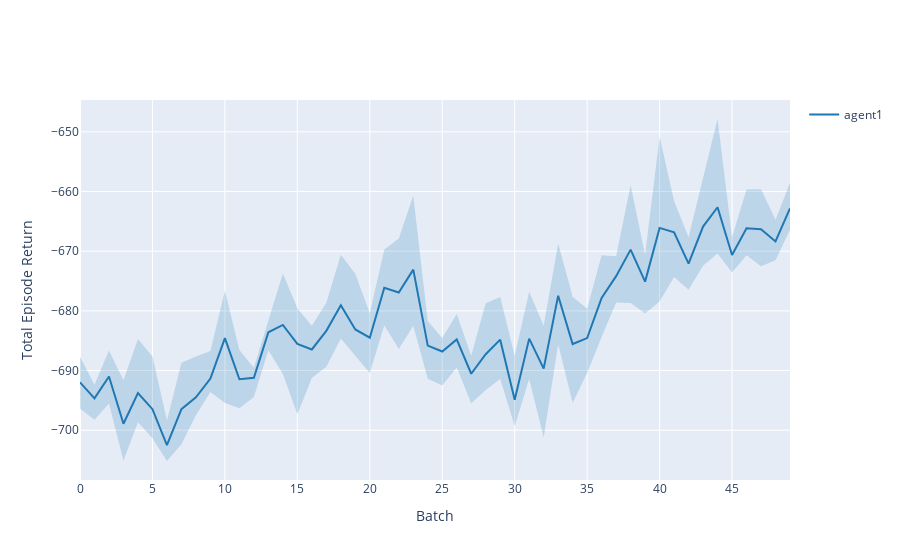

Notebook cell for this chart:
### Code cell
fig=sim.plot_learning_curves()
